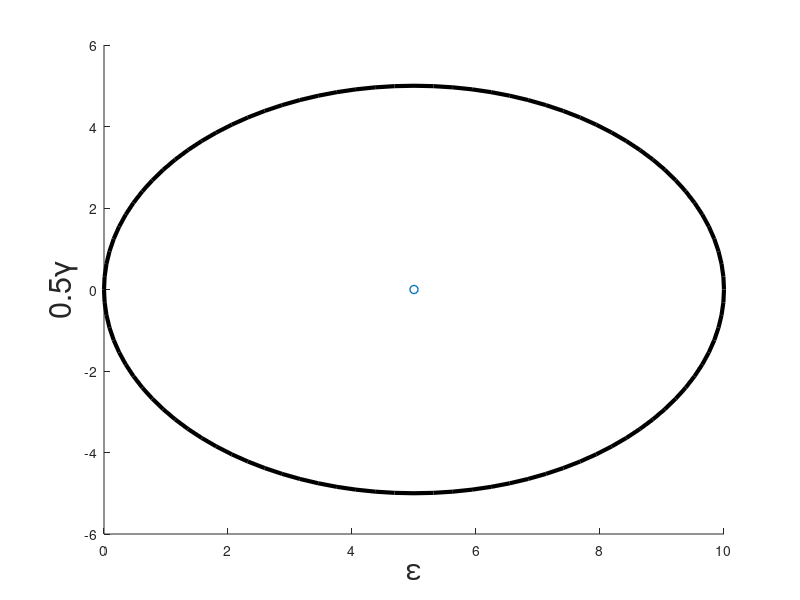

This figure's MATLAB source: (Note: this script raises an error after producing the figure.)
%% State of stress
clear;
close all;
clc;
%% Original state of stress, (sxx, txy, syy)
prompt=input('Mohr stress circle(1) or strain circle(2)?: ')
% sxx = -720e-6;
% syy = 0;
% txy = 150e-6;
sxx = input('xx value: ')
syy = input('yy value: ')
txy = input('xy value: ')
t = input('theta for rotation (enter 0 for none): ')
x = [sxx; -txy];
y = [syy; txy];
% t = -30; %Angle through which original state of stress is rotated
         %in degree. Negative=clockws, positive=counterc/w
         % MATLAB needs angles in radian.  This can be circumvented by
         % using sind() or cosd()....
% twoTheta=deg2rad(2*t);
twoTheta = 2*t; %degree
th = 0:pi/50:2*pi;
r=sqrt((0.5*(sxx-syy))^2 + txy^2);
%Average value of stress OR center of circle
x_cen=0.5*(sxx + syy);
y_cen=0.;
s_ave = x_cen;
%% Mohrs circle with original state of stress
r=sqrt((0.5*(sxx-syy))^2 + txy^2); %Radius of Mohr's circle
s_1 = s_ave+r; %principal stress
s_2 = s_ave-r; %principal stress
%Creating the circle
xunit = r * cos(th) + x_cen;
yunit = r * sin(th) + y_cen;
hold on;
plot(xunit, yunit, 'k', 'Linewidth', 3);
scatter(x_cen, y_cen, 'bx' , 'Linewidth', 1);
%Labeling and font
if(prompt==1)
   xlabel('\sigma','FontSize',22)
   ylabel('\tau','FontSize',22)
else
   xlabel('\epsilon','FontSize',22)
   ylabel('0.5\gamma','FontSize',22)
end
ax = gca;
ax.XAxisLocation = 'origin';
ax.YAxisLocation = 'origin';
set(gca, 'FontSize', 16)

%Plotting the original plane of stress on the circle
scatter(x(1), x(2), 'rx', 'Linewidth', 2)
scatter(y(1), y(2), 'rx', 'Linewidth', 2)
line([x(1), y(1)],[x(2), y(2)],'LineWidth',2.5,...
   'Color',[0,0,1],'LineStyle','-')

% line([-1.15*min(s_1,s_2), 1.05*max(s_1,s_2)],[0,0],'LineStyle','-','LineWidth',0.2)
pbaspect([1 1 1])
%% Rotation of original state of stress through theta (twoTheta in "Mohr's circle world").
if(t~=0)
    x_prime_x = (x(1)-x_cen)*cosd(twoTheta) - (x(2) - y_cen)*sind(twoTheta) + x_cen;
    x_prime_y = (x(1)-x_cen)*sind(twoTheta) + (x(2) - y_cen)*cosd(twoTheta) + y_cen;
    
    y_prime_x = (y(1)-x_cen)*cosd(twoTheta) - (y(2) - y_cen)*sind(twoTheta) + x_cen;
    y_prime_y = (y(1)-x_cen)*sind(twoTheta) + (y(2) - y_cen)*cosd(twoTheta) + y_cen;
    
    hold on;
    scatter(x_prime_x, x_prime_y, 'k*')
    scatter(y_prime_x, y_prime_y, 'k*')
    
    line([x_prime_x, y_prime_x],[x_prime_y, y_prime_y],'LineWidth',2,...
        'Color',[1,0,1],'LineStyle','--')
end

% str='T=$\begin{array}{cc}0 & 0 \\ 0 & 972 \end{array}$'; %state of stress
%                                                            printed on
%                                                            plot, for
%                                                            reference
% text(0.8*max(s_1,s_2),0.9*r,str, 'Interpreter', 'latex', 'FontSize', 16,'Color', 'blue')

%% Saving plot as pdf
h=gcf;
set(h,'PaperPositionMode','auto');         
set(h,'PaperOrientation','landscape');
print('mohr_strain_1','-dpdf','-fillpage')



%eof